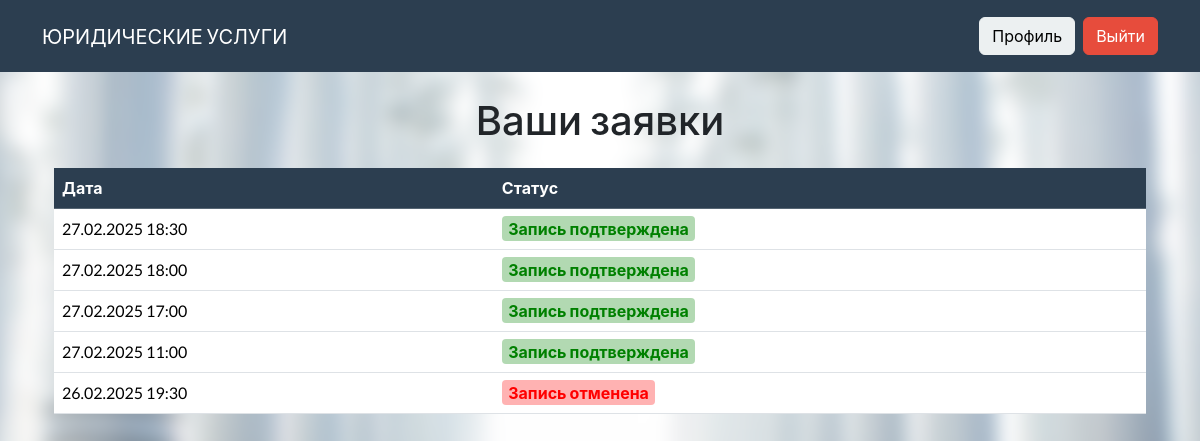
Page /appointments/client_dashboard/ (signed in) on the committed database.
### appointments/models.py (models this page shows, shortened)
class Appointment(models.Model):
    STATUS_CHOICES = [
        ('Pending', 'Ожидает подтверждения'),
        ('Approved', 'Подтверждено'),
        ('Rejected', 'Отклонено'),
    ]
    client = models.ForeignKey(
        settings.AUTH_USER_MODEL,
        on_delete=models.CASCADE,
        related_name='client_appointments',
        verbose_name="Клиент"
    )
    lawyer = models.ForeignKey(
        settings.AUTH_USER_MODEL,
        on_delete=models.CASCADE,
        related_name='lawyer_appointments',
        verbose_name="Юрист"
    )
    date = models.DateTimeField(
        "Дата и время",
        help_text="Дата и время записи"
    )
    status = models.CharField(
        "Статус",
        max_length=10,
        choices=STATUS_CHOICES,
        default='Pending'
    )
    created_at = models.DateTimeField(
        "Создано",
        auto_now_add=True
    )
    updated_at = models.DateTimeField(
        "Обновлено",
        auto_now=True
    )
    class Meta:
        verbose_name = "Запись"
        verbose_name_plural = "Записи"
        ordering = ['-date']
        constraints = [
            models.UniqueConstraint(
                fields=['lawyer', 'date'],
                name='unique_appointment'
            )
        ]

### appointments/views.py (the view)
# urls.py: path('client_dashboard/', views.client_dashboard, name='client_dashboard'),
@login_required
def client_dashboard(request):
    appointments = request.user.client_appointments.all()
    return render(request, 'appointments/client_dashboard.html', {'appointments': appointments})

### context_processors.py (called while the page is built)
def lawyer_notifications(request):
    from appointments.models import Appointment  # avoid circular imports
    if request.user.is_authenticated and hasattr(request.user, 'lawyerprofile'):
        count = Appointment.objects.filter(lawyer=request.user, status="Pending").count()
        return {'pending_appointments_count': count}
    return {}

### templates/appointments/client_dashboard.html
{% extends 'base.html' %}
{% block content %}
<div class="container">
    <h2 class="mb-4 text-center">Ваши заявки</h2>
    {% if appointments %}
    <div class="table-responsive">
        <table class="table table-hover">
            <thead class="table-primary">
                <tr>
                    <th scope="col">Дата</th>
                    <th scope="col">Статус</th>
                </tr>
            </thead>
            <tbody>
                {% for appointment in appointments %}
                <tr>
                    <td>{{ appointment.date|date:"d.m.Y H:i" }}</td>
                    <td>
                        {% if appointment.status == "Pending" %}
                            <span style="color:secondary; font-weight:bold; background-color:rgba(255,255,0,0.3); padding:0.2rem 0.4rem; border-radius:4px;">Ожидает подтверждение</span>
                        {% elif appointment.status == "Rejected" %}
                            <span style="color:red; font-weight:bold; background-color:rgba(255,0,0,0.3); padding:0.2rem 0.4rem; border-radius:4px;">Запись отменена</span>
                        {% elif appointment.status == "Approved" %}
                            <span style="color:green; font-weight:bold; background-color:rgba(0,128,0,0.3); padding:0.2rem 0.4rem; border-radius:4px;">Запись подтверждена</span>
                        {% else %}
                            <span style="font-weight:bold;">{{ appointment.status }}</span>
                        {% endif %}
                    </td>
                </tr>
                {% endfor %}
            </tbody>
        </table>
    </div>
    {% else %}
    <p class="text-center">Нет записей</p>
    {% endif %}
</div>
{% endblock %}

### static/styles.css (style rules this page uses)
body { position: relative; z-index: 0; }
body::before { content: ""; position: fixed; top: 0; left: 0; right: 0; bottom: 0; background: url('lawyer_system/static/images/123.avif') no-repeat center center; background-size: cover; transform: scale(1.1); filter: blur(8px); z-index: -1; }

### rows in the picture
Appointment: date "27.02.2025 18:30", status "Запись подтверждена"
Appointment: date "27.02.2025 18:00", status "Запись подтверждена"
Appointment: date "27.02.2025 17:00", status "Запись подтверждена"
Appointment: date "27.02.2025 11:00", status "Запись подтверждена"
Appointment: date "26.02.2025 19:30", status "Запись отменена"
